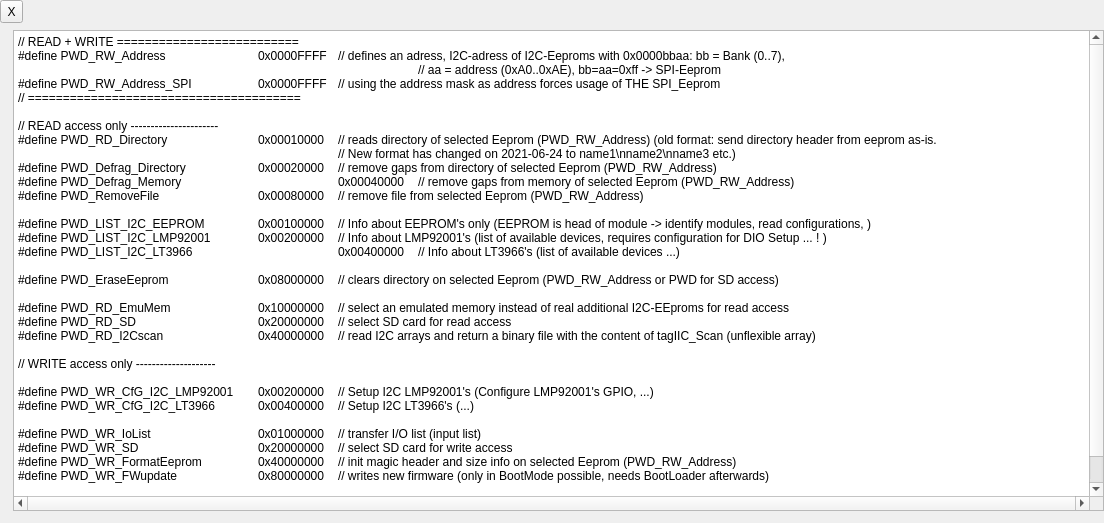
<?xml version="1.0" encoding="UTF-8"?>
<ui version="4.0">
 <class>FormHelp</class>
 <widget class="QWidget" name="FormHelp">
  <property name="geometry">
   <rect>
    <x>0</x>
    <y>0</y>
    <width>1104</width>
    <height>523</height>
   </rect>
  </property>
  <property name="windowTitle">
   <string>Form</string>
  </property>
  <widget class="QToolButton" name="btnClose">
   <property name="geometry">
    <rect>
     <x>0</x>
     <y>0</y>
     <width>23</width>
     <height>23</height>
    </rect>
   </property>
   <property name="text">
    <string>X</string>
   </property>
  </widget>
  <widget class="QPlainTextEdit" name="plainTextEdit">
   <property name="enabled">
    <bool>true</bool>
   </property>
   <property name="geometry">
    <rect>
     <x>13</x>
     <y>30</y>
     <width>1091</width>
     <height>481</height>
    </rect>
   </property>
   <property name="sizePolicy">
    <sizepolicy hsizetype="Preferred" vsizetype="Expanding">
     <horstretch>0</horstretch>
     <verstretch>0</verstretch>
    </sizepolicy>
   </property>
   <property name="horizontalScrollBarPolicy">
    <enum>Qt::ScrollBarAlwaysOn</enum>
   </property>
   <property name="sizeAdjustPolicy">
    <enum>QAbstractScrollArea::AdjustToContents</enum>
   </property>
   <property name="readOnly">
    <bool>true</bool>
   </property>
   <property name="plainText">
    <string>// READ + WRITE ==========================
#define PWD_RW_Address		0x0000FFFF	// defines an adress, I2C-adress of I2C-Eeproms with 0x0000bbaa: bb = Bank (0..7),
					// aa = address (0xA0..0xAE), bb=aa=0xff -&gt; SPI-Eeprom
#define PWD_RW_Address_SPI 	0x0000FFFF	// using the address mask as address forces usage of THE SPI_Eeprom
// =======================================

// READ access only ----------------------
#define PWD_RD_Directory		0x00010000	// reads directory of selected Eeprom (PWD_RW_Address) (old format: send directory header from eeprom as-is. 
				// New format has changed on 2021-06-24 to name1\nname2\nname3 etc.)
#define PWD_Defrag_Directory	0x00020000	// remove gaps from directory of selected Eeprom (PWD_RW_Address)
#define PWD_Defrag_Memory		0x00040000  	// remove gaps from memory of selected Eeprom (PWD_RW_Address)
#define PWD_RemoveFile		0x00080000	// remove file from selected Eeprom (PWD_RW_Address)

#define PWD_LIST_I2C_EEPROM	0x00100000  	// Info about EEPROM's only (EEPROM is head of module -&gt; identify modules, read configurations, )
#define PWD_LIST_I2C_LMP92001	0x00200000  	// Info about LMP92001's (list of available devices, requires configuration for DIO Setup ... ! )
#define PWD_LIST_I2C_LT3966		0x00400000  	// Info about LT3966's (list of available devices ...)

#define PWD_EraseEeprom		0x08000000	// clears directory on selected Eeprom (PWD_RW_Address or PWD for SD access)

#define PWD_RD_EmuMem		0x10000000  	// select an emulated memory instead of real additional I2C-EEproms for read access
#define PWD_RD_SD          		0x20000000  	// select SD card for read access
#define PWD_RD_I2Cscan		0x40000000	// read I2C arrays and return a binary file with the content of tagIIC_Scan (unflexible array)

// WRITE access only --------------------

#define PWD_WR_CfG_I2C_LMP92001	0x00200000	// Setup I2C LMP92001's (Configure LMP92001's GPIO, ...)
#define PWD_WR_CfG_I2C_LT3966 	0x00400000	// Setup I2C LT3966's (...)

#define PWD_WR_IoList		0x01000000  	// transfer I/O list (input list)
#define PWD_WR_SD          		0x20000000  	// select SD card for write access
#define PWD_WR_FormatEeprom	0x40000000	// init magic header and size info on selected Eeprom (PWD_RW_Address)
#define PWD_WR_FWupdate		0x80000000	// writes new firmware (only in BootMode possible, needs BootLoader afterwards)

</string>
   </property>
  </widget>
 </widget>
 <resources/>
 <connections/>
</ui>
